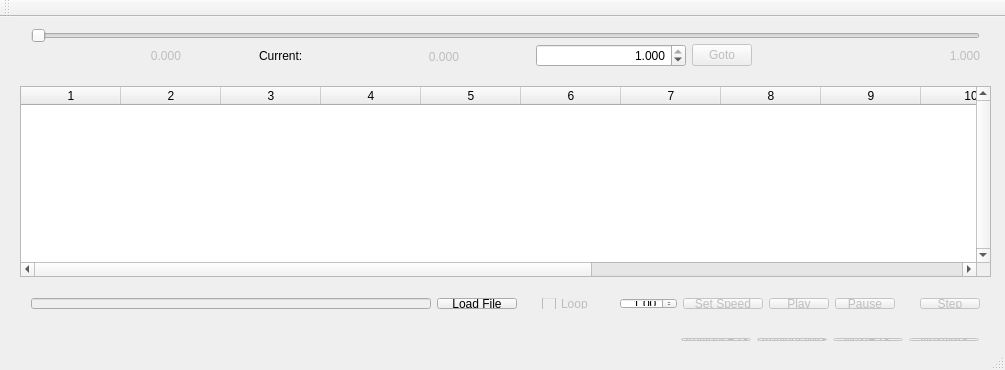
<?xml version="1.0" encoding="UTF-8"?>
<ui version="4.0">
 <class>MainWindow</class>
 <widget class="QMainWindow" name="MainWindow">
  <property name="geometry">
   <rect>
    <x>0</x>
    <y>0</y>
    <width>1005</width>
    <height>370</height>
   </rect>
  </property>
  <property name="minimumSize">
   <size>
    <width>1005</width>
    <height>347</height>
   </size>
  </property>
  <property name="maximumSize">
   <size>
    <width>1005</width>
    <height>370</height>
   </size>
  </property>
  <property name="windowTitle">
   <string>Player</string>
  </property>
  <widget class="QWidget" name="centralWidget">
   <widget class="QTableWidget" name="tableWidgetLCM">
    <property name="geometry">
     <rect>
      <x>20</x>
      <y>69</y>
      <width>971</width>
      <height>191</height>
     </rect>
    </property>
    <property name="verticalScrollBarPolicy">
     <enum>Qt::ScrollBarAlwaysOn</enum>
    </property>
    <property name="editTriggers">
     <set>QAbstractItemView::NoEditTriggers</set>
    </property>
    <property name="rowCount">
     <number>0</number>
    </property>
    <property name="columnCount">
     <number>15</number>
    </property>
    <column/>
    <column/>
    <column/>
    <column/>
    <column/>
    <column/>
    <column/>
    <column/>
    <column/>
    <column/>
    <column/>
    <column/>
    <column/>
    <column/>
    <column/>
   </widget>
   <widget class="QWidget" name="layoutWidget">
    <property name="geometry">
     <rect>
      <x>20</x>
      <y>0</y>
      <width>971</width>
      <height>62</height>
     </rect>
    </property>
    <layout class="QVBoxLayout" name="verticalLayout">
     <property name="spacing">
      <number>0</number>
     </property>
     <item>
      <widget class="QSlider" name="horizontalSliderTime">
       <property name="enabled">
        <bool>true</bool>
       </property>
       <property name="maximum">
        <number>1000000</number>
       </property>
       <property name="sliderPosition">
        <number>0</number>
       </property>
       <property name="orientation">
        <enum>Qt::Horizontal</enum>
       </property>
       <property name="tickPosition">
        <enum>QSlider::NoTicks</enum>
       </property>
      </widget>
     </item>
     <item>
      <layout class="QHBoxLayout" name="horizontalLayout_7">
       <item>
        <widget class="QLabel" name="labelFirstTimeStamp">
         <property name="enabled">
          <bool>false</bool>
         </property>
         <property name="minimumSize">
          <size>
           <width>150</width>
           <height>0</height>
          </size>
         </property>
         <property name="maximumSize">
          <size>
           <width>100</width>
           <height>16777215</height>
          </size>
         </property>
         <property name="text">
          <string>0.000</string>
         </property>
         <property name="alignment">
          <set>Qt::AlignRight|Qt::AlignTrailing|Qt::AlignVCenter</set>
         </property>
        </widget>
       </item>
       <item>
        <spacer name="horizontalSpacer_3">
         <property name="orientation">
          <enum>Qt::Horizontal</enum>
         </property>
         <property name="sizeHint" stdset="0">
          <size>
           <width>40</width>
           <height>20</height>
          </size>
         </property>
        </spacer>
       </item>
       <item>
        <layout class="QHBoxLayout" name="horizontalLayout_5">
         <item>
          <widget class="QLabel" name="label_4">
           <property name="text">
            <string>Current:</string>
           </property>
          </widget>
         </item>
         <item>
          <widget class="QLabel" name="labelCurrentTimeStamp">
           <property name="enabled">
            <bool>false</bool>
           </property>
           <property name="minimumSize">
            <size>
             <width>150</width>
             <height>27</height>
            </size>
           </property>
           <property name="maximumSize">
            <size>
             <width>100</width>
             <height>27</height>
            </size>
           </property>
           <property name="frameShape">
            <enum>QFrame::NoFrame</enum>
           </property>
           <property name="text">
            <string>0.000</string>
           </property>
           <property name="alignment">
            <set>Qt::AlignRight|Qt::AlignTrailing|Qt::AlignVCenter</set>
           </property>
          </widget>
         </item>
        </layout>
       </item>
       <item>
        <spacer name="horizontalSpacer_4">
         <property name="orientation">
          <enum>Qt::Horizontal</enum>
         </property>
         <property name="sizeHint" stdset="0">
          <size>
           <width>40</width>
           <height>20</height>
          </size>
         </property>
        </spacer>
       </item>
       <item>
        <layout class="QHBoxLayout" name="horizontalLayout_6">
         <item>
          <widget class="QDoubleSpinBox" name="doubleSpinBoxGotoTimeStamp">
           <property name="minimumSize">
            <size>
             <width>150</width>
             <height>0</height>
            </size>
           </property>
           <property name="alignment">
            <set>Qt::AlignRight|Qt::AlignTrailing|Qt::AlignVCenter</set>
           </property>
           <property name="decimals">
            <number>3</number>
           </property>
           <property name="minimum">
            <double>0.010000000000000</double>
           </property>
           <property name="maximum">
            <double>1.000000000000000</double>
           </property>
           <property name="singleStep">
            <double>0.100000000000000</double>
           </property>
           <property name="value">
            <double>1.000000000000000</double>
           </property>
          </widget>
         </item>
         <item>
          <widget class="QPushButton" name="pushButtonGoto">
           <property name="enabled">
            <bool>false</bool>
           </property>
           <property name="maximumSize">
            <size>
             <width>60</width>
             <height>16777215</height>
            </size>
           </property>
           <property name="text">
            <string>Goto</string>
           </property>
          </widget>
         </item>
        </layout>
       </item>
       <item>
        <spacer name="horizontalSpacer_5">
         <property name="orientation">
          <enum>Qt::Horizontal</enum>
         </property>
         <property name="sizeHint" stdset="0">
          <size>
           <width>40</width>
           <height>20</height>
          </size>
         </property>
        </spacer>
       </item>
       <item>
        <widget class="QLabel" name="labelLastTimeStamp">
         <property name="enabled">
          <bool>false</bool>
         </property>
         <property name="minimumSize">
          <size>
           <width>150</width>
           <height>0</height>
          </size>
         </property>
         <property name="maximumSize">
          <size>
           <width>100</width>
           <height>16777215</height>
          </size>
         </property>
         <property name="text">
          <string>1.000</string>
         </property>
         <property name="alignment">
          <set>Qt::AlignRight|Qt::AlignTrailing|Qt::AlignVCenter</set>
         </property>
        </widget>
       </item>
      </layout>
     </item>
    </layout>
   </widget>
   <widget class="QWidget" name="layoutWidget">
    <property name="geometry">
     <rect>
      <x>20</x>
      <y>270</y>
      <width>971</width>
      <height>33</height>
     </rect>
    </property>
    <layout class="QHBoxLayout" name="horizontalLayout_4">
     <item>
      <layout class="QHBoxLayout" name="horizontalLayout_2">
       <item>
        <widget class="QLineEdit" name="lineEditFileName">
         <property name="enabled">
          <bool>false</bool>
         </property>
         <property name="minimumSize">
          <size>
           <width>400</width>
           <height>0</height>
          </size>
         </property>
         <property name="maximumSize">
          <size>
           <width>400</width>
           <height>16777215</height>
          </size>
         </property>
         <property name="text">
          <string/>
         </property>
        </widget>
       </item>
       <item>
        <widget class="QPushButton" name="pushButtonLoadFile">
         <property name="maximumSize">
          <size>
           <width>90</width>
           <height>16777215</height>
          </size>
         </property>
         <property name="text">
          <string>Load File</string>
         </property>
        </widget>
       </item>
      </layout>
     </item>
     <item>
      <spacer name="horizontalSpacer">
       <property name="orientation">
        <enum>Qt::Horizontal</enum>
       </property>
       <property name="sizeHint" stdset="0">
        <size>
         <width>20</width>
         <height>26</height>
        </size>
       </property>
      </spacer>
     </item>
     <item>
      <widget class="QCheckBox" name="checkBoxLoop">
       <property name="enabled">
        <bool>false</bool>
       </property>
       <property name="text">
        <string>Loop</string>
       </property>
      </widget>
     </item>
     <item>
      <spacer name="horizontalSpacer_6">
       <property name="orientation">
        <enum>Qt::Horizontal</enum>
       </property>
       <property name="sizeHint" stdset="0">
        <size>
         <width>20</width>
         <height>20</height>
        </size>
       </property>
      </spacer>
     </item>
     <item>
      <layout class="QHBoxLayout" name="horizontalLayout">
       <item>
        <layout class="QHBoxLayout" name="horizontalLayout_3">
         <item>
          <widget class="QDoubleSpinBox" name="doubleSpinBoxPlaySpeed">
           <property name="alignment">
            <set>Qt::AlignRight|Qt::AlignTrailing|Qt::AlignVCenter</set>
           </property>
           <property name="minimum">
            <double>0.010000000000000</double>
           </property>
           <property name="maximum">
            <double>10.000000000000000</double>
           </property>
           <property name="singleStep">
            <double>0.100000000000000</double>
           </property>
           <property name="value">
            <double>1.000000000000000</double>
           </property>
          </widget>
         </item>
         <item>
          <widget class="QPushButton" name="pushButtonSetSpeed">
           <property name="enabled">
            <bool>false</bool>
           </property>
           <property name="maximumSize">
            <size>
             <width>90</width>
             <height>16777215</height>
            </size>
           </property>
           <property name="text">
            <string>Set Speed</string>
           </property>
          </widget>
         </item>
        </layout>
       </item>
       <item>
        <widget class="QPushButton" name="pushButtonPlay">
         <property name="enabled">
          <bool>false</bool>
         </property>
         <property name="maximumSize">
          <size>
           <width>60</width>
           <height>16777215</height>
          </size>
         </property>
         <property name="text">
          <string>Play</string>
         </property>
        </widget>
       </item>
       <item>
        <widget class="QPushButton" name="pushButtonPause">
         <property name="enabled">
          <bool>false</bool>
         </property>
         <property name="maximumSize">
          <size>
           <width>60</width>
           <height>16777215</height>
          </size>
         </property>
         <property name="text">
          <string>Pause</string>
         </property>
        </widget>
       </item>
      </layout>
     </item>
     <item>
      <spacer name="horizontalSpacer_2">
       <property name="orientation">
        <enum>Qt::Horizontal</enum>
       </property>
       <property name="sizeHint" stdset="0">
        <size>
         <width>20</width>
         <height>24</height>
        </size>
       </property>
      </spacer>
     </item>
     <item>
      <widget class="QPushButton" name="pushButtonStep">
       <property name="enabled">
        <bool>false</bool>
       </property>
       <property name="maximumSize">
        <size>
         <width>60</width>
         <height>16777215</height>
        </size>
       </property>
       <property name="text">
        <string>Step</string>
       </property>
      </widget>
     </item>
    </layout>
   </widget>
   <widget class="QWidget" name="">
    <property name="geometry">
     <rect>
      <x>670</x>
      <y>310</y>
      <width>320</width>
      <height>25</height>
     </rect>
    </property>
    <layout class="QHBoxLayout" name="horizontalLayout_8">
     <item>
      <widget class="QPushButton" name="pushButton_PreviousRTK">
       <property name="enabled">
        <bool>false</bool>
       </property>
       <property name="text">
        <string>PreviousRTK</string>
       </property>
      </widget>
     </item>
     <item>
      <widget class="QPushButton" name="pushButton_PreviousIMG">
       <property name="enabled">
        <bool>false</bool>
       </property>
       <property name="text">
        <string>PreviousIMG</string>
       </property>
      </widget>
     </item>
     <item>
      <widget class="QPushButton" name="pushButton_nextRTK">
       <property name="enabled">
        <bool>false</bool>
       </property>
       <property name="text">
        <string>NextRTK</string>
       </property>
      </widget>
     </item>
     <item>
      <widget class="QPushButton" name="pushButton_nextIMG">
       <property name="enabled">
        <bool>false</bool>
       </property>
       <property name="text">
        <string>NextIMG</string>
       </property>
      </widget>
     </item>
    </layout>
   </widget>
  </widget>
  <widget class="QToolBar" name="mainToolBar">
   <attribute name="toolBarArea">
    <enum>TopToolBarArea</enum>
   </attribute>
   <attribute name="toolBarBreak">
    <bool>false</bool>
   </attribute>
  </widget>
  <widget class="QStatusBar" name="statusBar"/>
 </widget>
 <layoutdefault spacing="6" margin="11"/>
 <resources/>
 <connections/>
</ui>
